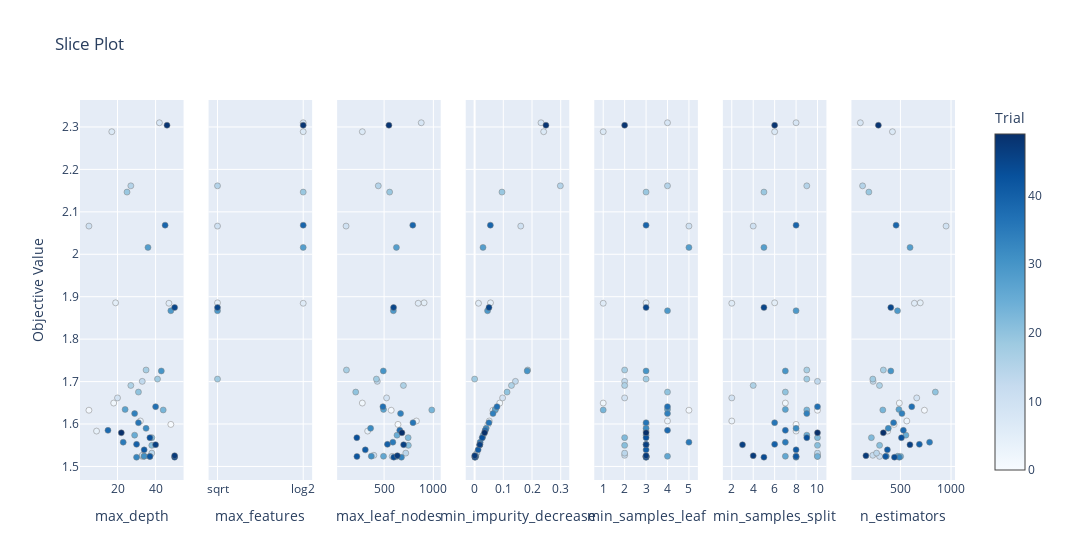

The cell this chart's notebook holds for it:
### Code cell
vis.plot_slice(study=study_ex)

### Figure 1 — Plotly figure (JSON) as saved in the notebook; plotly's stock layout.template omitted (floating-point values rounded to 4 significant figures)
{"data": [{"marker": {"color": [0, 1, 2, 3, 4, 5, 6, 7, 8, 9, 10, 11, 12, 13, 14, 15, 16, 17, 18, 19, 20, 21, 22, 23, 24, 25, 26, 27, 28, 29, 30, 31, 32, 33, 34, 35, 36, 37, 38, 39, 40, 41, 42, 43, 44, 45, 46, 47, 48, 49], "colorbar": {"title": {"text": "Trial"}, "x": 1, "xpad": 40}, "colorscale": [[0, "rgb(247,251,255)"], [0.125, "rgb(222,235,247)"], [0.25, "rgb(198,219,239)"], [0.375, "rgb(158,202,225)"], [0.5, "rgb(107,174,214)"], [0.625, "rgb(66,146,198)"], [0.75, "rgb(33,113,181)"], [0.875, "rgb(8,81,156)"], [1, "rgb(8,48,107)"]], "line": {"color": "Grey", "width": 0.5}, "showscale": true}, "mode": "markers", "name": "Feasible Trial", "showlegend": false, "type": "scatter", "x": [48, 5, 18, 32, 9, 19, 47, 17, 42, 20, 5, 33, 33, 33, 38, 27, 27, 35, 41, 25, 31, 38, 38, 44, 37, 29, 34, 24, 36, 48, 43, 34, 35, 30, 29, 23, 31, 40, 15, 45, 30, 34, 37, 37, 50, 50, 40, 50, 46, 22], "xaxis": "x", "y": [1.599, 1.633, 1.649, 1.607, 1.583, 1.886, 1.885, 2.289, 2.31, 1.662, 2.066, 1.524, 1.526, 1.701, 1.531, 2.161, 1.691, 1.727, 1.706, 2.147, 1.675, 1.55, 1.568, 1.633, 1.524, 1.574, 1.524, 1.634, 2.016, 1.867, 1.725, 1.524, 1.59, 1.522, 1.625, 1.557, 1.603, 1.641, 1.585, 2.069, 1.552, 1.539, 1.524, 1.568, 1.522, 1.875, 1.551, 1.525, 2.304, 1.579], "yaxis": "y"}, {"marker": {"color": [0, 1, 2, 3, 4, 5, 6, 7, 8, 9, 10, 11, 12, 13, 14, 15, 16, 17, 18, 19, 20, 21, 22, 23, 24, 25, 26, 27, 28, 29, 30, 31, 32, 33, 34, 35, 36, 37, 38, 39, 40, 41, 42, 43, 44, 45, 46, 47, 48, 49], "colorbar": {"title": {"text": "Trial"}, "x": 1, "xpad": 40}, "colorscale": [[0, "rgb(247,251,255)"], [0.125, "rgb(222,235,247)"], [0.25, "rgb(198,219,239)"], [0.375, "rgb(158,202,225)"], [0.5, "rgb(107,174,214)"], [0.625, "rgb(66,146,198)"], [0.75, "rgb(33,113,181)"], [0.875, "rgb(8,81,156)"], [1, "rgb(8,48,107)"]], "line": {"color": "Grey", "width": 0.5}, "showscale": false}, "mode": "markers", "name": "Feasible Trial", "showlegend": false, "type": "scatter", "x": [null, null, null, null, null, "sqrt", "log2", "log2", "log2", null, "sqrt", null, null, null, null, "sqrt", null, null, "sqrt", "log2", null, null, null, null, null, null, null, null, "log2", "sqrt", null, null, null, null, null, null, null, null, null, "log2", null, null, null, null, null, "sqrt", null, null, "log2", null], "xaxis": "x2", "y": [1.599, 1.633, 1.649, 1.607, 1.583, 1.886, 1.885, 2.289, 2.31, 1.662, 2.066, 1.524, 1.526, 1.701, 1.531, 2.161, 1.691, 1.727, 1.706, 2.147, 1.675, 1.55, 1.568, 1.633, 1.524, 1.574, 1.524, 1.634, 2.016, 1.867, 1.725, 1.524, 1.59, 1.522, 1.625, 1.557, 1.603, 1.641, 1.585, 2.069, 1.552, 1.539, 1.524, 1.568, 1.522, 1.875, 1.551, 1.525, 2.304, 1.579], "yaxis": "y2"}, {"marker": {"color": [0, 1, 2, 3, 4, 5, 6, 7, 8, 9, 10, 11, 12, 13, 14, 15, 16, 17, 18, 19, 20, 21, 22, 23, 24, 25, 26, 27, 28, 29, 30, 31, 32, 33, 34, 35, 36, 37, 38, 39, 40, 41, 42, 43, 44, 45, 46, 47, 48, 49], "colorbar": {"title": {"text": "Trial"}, "x": 1, "xpad": 40}, "colorscale": [[0, "rgb(247,251,255)"], [0.125, "rgb(222,235,247)"], [0.25, "rgb(198,219,239)"], [0.375, "rgb(158,202,225)"], [0.5, "rgb(107,174,214)"], [0.625, "rgb(66,146,198)"], [0.75, "rgb(33,113,181)"], [0.875, "rgb(8,81,156)"], [1, "rgb(8,48,107)"]], "line": {"color": "Grey", "width": 0.5}, "showscale": false}, "mode": "markers", "name": "Feasible Trial", "showlegend": false, "type": "scatter", "x": [641, 572, 279, 828, 333, 906, 846, 279, 877, 525, 114, 582, 396, 431, 720, 441, 696, 118, 422, 556, 212, 746, 744, 984, 627, 631, 494, 494, 625, 594, 492, 370, 363, 676, 667, 589, 793, 488, 659, 791, 534, 309, 224, 223, 598, 596, 698, 635, 549, 681], "xaxis": "x3", "y": [1.599, 1.633, 1.649, 1.607, 1.583, 1.886, 1.885, 2.289, 2.31, 1.662, 2.066, 1.524, 1.526, 1.701, 1.531, 2.161, 1.691, 1.727, 1.706, 2.147, 1.675, 1.55, 1.568, 1.633, 1.524, 1.574, 1.524, 1.634, 2.016, 1.867, 1.725, 1.524, 1.59, 1.522, 1.625, 1.557, 1.603, 1.641, 1.585, 2.069, 1.552, 1.539, 1.524, 1.568, 1.522, 1.875, 1.551, 1.525, 2.304, 1.579], "yaxis": "y3"}, {"marker": {"color": [0, 1, 2, 3, 4, 5, 6, 7, 8, 9, 10, 11, 12, 13, 14, 15, 16, 17, 18, 19, 20, 21, 22, 23, 24, 25, 26, 27, 28, 29, 30, 31, 32, 33, 34, 35, 36, 37, 38, 39, 40, 41, 42, 43, 44, 45, 46, 47, 48, 49], "colorbar": {"title": {"text": "Trial"}, "x": 1, "xpad": 40}, "colorscale": [[0, "rgb(247,251,255)"], [0.125, "rgb(222,235,247)"], [0.25, "rgb(198,219,239)"], [0.375, "rgb(158,202,225)"], [0.5, "rgb(107,174,214)"], [0.625, "rgb(66,146,198)"], [0.75, "rgb(33,113,181)"], [0.875, "rgb(8,81,156)"], [1, "rgb(8,48,107)"]], "line": {"color": "Grey", "width": 0.5}, "showscale": false}, "mode": "markers", "name": "Feasible Trial", "showlegend": false, "type": "scatter", "x": [0.04681, 0.0637, 0.08764, 0.05116, 0.03661, 0.05546, 0.01357, 0.2407, 0.2314, 0.09755, 0.1609, 0.002768, 0.002392, 0.1423, 0.007665, 0.2988, 0.1285, 0.185, 0.0001421, 0.09542, 0.1131, 0.01743, 0.027, 0.07202, 0.003869, 0.02992, 0.003104, 0.07219, 0.02926, 0.04513, 0.1833, 0.003507, 0.04026, 0.002052, 0.06414, 0.0193, 0.05003, 0.07808, 0.037, 0.05491, 0.01867, 0.01226, 0.002149, 0.02669, 0.0009354, 0.05016, 0.01805, 0.0004387, 0.2486, 0.03479], "xaxis": "x4", "y": [1.599, 1.633, 1.649, 1.607, 1.583, 1.886, 1.885, 2.289, 2.31, 1.662, 2.066, 1.524, 1.526, 1.701, 1.531, 2.161, 1.691, 1.727, 1.706, 2.147, 1.675, 1.55, 1.568, 1.633, 1.524, 1.574, 1.524, 1.634, 2.016, 1.867, 1.725, 1.524, 1.59, 1.522, 1.625, 1.557, 1.603, 1.641, 1.585, 2.069, 1.552, 1.539, 1.524, 1.568, 1.522, 1.875, 1.551, 1.525, 2.304, 1.579], "yaxis": "y4"}, {"marker": {"color": [0, 1, 2, 3, 4, 5, 6, 7, 8, 9, 10, 11, 12, 13, 14, 15, 16, 17, 18, 19, 20, 21, 22, 23, 24, 25, 26, 27, 28, 29, 30, 31, 32, 33, 34, 35, 36, 37, 38, 39, 40, 41, 42, 43, 44, 45, 46, 47, 48, 49], "colorbar": {"title": {"text": "Trial"}, "x": 1, "xpad": 40}, "colorscale": [[0, "rgb(247,251,255)"], [0.125, "rgb(222,235,247)"], [0.25, "rgb(198,219,239)"], [0.375, "rgb(158,202,225)"], [0.5, "rgb(107,174,214)"], [0.625, "rgb(66,146,198)"], [0.75, "rgb(33,113,181)"], [0.875, "rgb(8,81,156)"], [1, "rgb(8,48,107)"]], "line": {"color": "Grey", "width": 0.5}, "showscale": false}, "mode": "markers", "name": "Feasible Trial", "showlegend": false, "type": "scatter", "x": [3, 5, 1, 4, 3, 3, 1, 1, 4, 2, 5, 3, 2, 2, 2, 4, 2, 2, 3, 3, 4, 2, 2, 1, 3, 3, 4, 4, 5, 4, 3, 3, 3, 3, 4, 5, 3, 4, 4, 3, 3, 3, 3, 3, 3, 3, 3, 3, 2, 3], "xaxis": "x5", "y": [1.599, 1.633, 1.649, 1.607, 1.583, 1.886, 1.885, 2.289, 2.31, 1.662, 2.066, 1.524, 1.526, 1.701, 1.531, 2.161, 1.691, 1.727, 1.706, 2.147, 1.675, 1.55, 1.568, 1.633, 1.524, 1.574, 1.524, 1.634, 2.016, 1.867, 1.725, 1.524, 1.59, 1.522, 1.625, 1.557, 1.603, 1.641, 1.585, 2.069, 1.552, 1.539, 1.524, 1.568, 1.522, 1.875, 1.551, 1.525, 2.304, 1.579], "yaxis": "y5"}, {"marker": {"color": [0, 1, 2, 3, 4, 5, 6, 7, 8, 9, 10, 11, 12, 13, 14, 15, 16, 17, 18, 19, 20, 21, 22, 23, 24, 25, 26, 27, 28, 29, 30, 31, 32, 33, 34, 35, 36, 37, 38, 39, 40, 41, 42, 43, 44, 45, 46, 47, 48, 49], "colorbar": {"title": {"text": "Trial"}, "x": 1, "xpad": 40}, "colorscale": [[0, "rgb(247,251,255)"], [0.125, "rgb(222,235,247)"], [0.25, "rgb(198,219,239)"], [0.375, "rgb(158,202,225)"], [0.5, "rgb(107,174,214)"], [0.625, "rgb(66,146,198)"], [0.75, "rgb(33,113,181)"], [0.875, "rgb(8,81,156)"], [1, "rgb(8,48,107)"]], "line": {"color": "Grey", "width": 0.5}, "showscale": false}, "mode": "markers", "name": "Feasible Trial", "showlegend": false, "type": "scatter", "x": [8, 10, 7, 2, 8, 6, 2, 6, 8, 2, 4, 10, 10, 10, 10, 9, 4, 9, 9, 5, 7, 10, 10, 9, 10, 9, 7, 7, 5, 8, 7, 8, 8, 8, 9, 7, 6, 10, 7, 8, 6, 8, 8, 9, 5, 5, 3, 4, 6, 10], "xaxis": "x6", "y": [1.599, 1.633, 1.649, 1.607, 1.583, 1.886, 1.885, 2.289, 2.31, 1.662, 2.066, 1.524, 1.526, 1.701, 1.531, 2.161, 1.691, 1.727, 1.706, 2.147, 1.675, 1.55, 1.568, 1.633, 1.524, 1.574, 1.524, 1.634, 2.016, 1.867, 1.725, 1.524, 1.59, 1.522, 1.625, 1.557, 1.603, 1.641, 1.585, 2.069, 1.552, 1.539, 1.524, 1.568, 1.522, 1.875, 1.551, 1.525, 2.304, 1.579], "yaxis": "y6"}, {"marker": {"color": [0, 1, 2, 3, 4, 5, 6, 7, 8, 9, 10, 11, 12, 13, 14, 15, 16, 17, 18, 19, 20, 21, 22, 23, 24, 25, 26, 27, 28, 29, 30, 31, 32, 33, 34, 35, 36, 37, 38, 39, 40, 41, 42, 43, 44, 45, 46, 47, 48, 49], "colorbar": {"title": {"text": "Trial"}, "x": 1, "xpad": 40}, "colorscale": [[0, "rgb(247,251,255)"], [0.125, "rgb(222,235,247)"], [0.25, "rgb(198,219,239)"], [0.375, "rgb(158,202,225)"], [0.5, "rgb(107,174,214)"], [0.625, "rgb(66,146,198)"], [0.75, "rgb(33,113,181)"], [0.875, "rgb(8,81,156)"], [1, "rgb(8,48,107)"]], "line": {"color": "Grey", "width": 0.5}, "showscale": false}, "mode": "markers", "name": "Feasible Trial", "showlegend": false, "type": "scatter", "x": [437, 737, 489, 563, 374, 696, 638, 421, 104, 661, 951, 294, 227, 230, 264, 126, 293, 331, 227, 188, 845, 294, 213, 326, 502, 554, 473, 485, 595, 471, 405, 360, 380, 489, 515, 788, 432, 612, 529, 457, 687, 371, 353, 510, 441, 405, 594, 159, 282, 331], "xaxis": "x7", "y": [1.599, 1.633, 1.649, 1.607, 1.583, 1.886, 1.885, 2.289, 2.31, 1.662, 2.066, 1.524, 1.526, 1.701, 1.531, 2.161, 1.691, 1.727, 1.706, 2.147, 1.675, 1.55, 1.568, 1.633, 1.524, 1.574, 1.524, 1.634, 2.016, 1.867, 1.725, 1.524, 1.59, 1.522, 1.625, 1.557, 1.603, 1.641, 1.585, 2.069, 1.552, 1.539, 1.524, 1.568, 1.522, 1.875, 1.551, 1.525, 2.304, 1.579], "yaxis": "y7"}], "layout": {"title": {"text": "Slice Plot"}, "width": 2100, "xaxis": {"anchor": "y", "domain": [0, 0.1184], "title": {"text": "max_depth"}}, "xaxis2": {"anchor": "y2", "categoryarray": ["sqrt", "log2", null], "categoryorder": "array", "domain": [0.1469, 0.2653], "title": {"text": "max_features"}, "type": "category"}, "xaxis3": {"anchor": "y3", "domain": [0.2939, 0.4122], "title": {"text": "max_leaf_nodes"}}, "xaxis4": {"anchor": "y4", "domain": [0.4408, 0.5592], "title": {"text": "min_impurity_decrease"}}, "xaxis5": {"anchor": "y5", "domain": [0.5878, 0.7061], "title": {"text": "min_samples_leaf"}}, "xaxis6": {"anchor": "y6", "domain": [0.7347, 0.8531], "title": {"text": "min_samples_split"}}, "xaxis7": {"anchor": "y7", "domain": [0.8816, 1.0], "title": {"text": "n_estimators"}}, "yaxis": {"anchor": "x", "domain": [0, 1], "title": {"text": "Objective Value"}}, "yaxis2": {"anchor": "x2", "domain": [0, 1], "matches": "y", "showticklabels": false}, "yaxis3": {"anchor": "x3", "domain": [0, 1], "matches": "y", "showticklabels": false}, "yaxis4": {"anchor": "x4", "domain": [0, 1], "matches": "y", "showticklabels": false}, "yaxis5": {"anchor": "x5", "domain": [0, 1], "matches": "y", "showticklabels": false}, "yaxis6": {"anchor": "x6", "domain": [0, 1], "matches": "y", "showticklabels": false}, "yaxis7": {"anchor": "x7", "domain": [0, 1], "matches": "y", "showticklabels": false}}}
